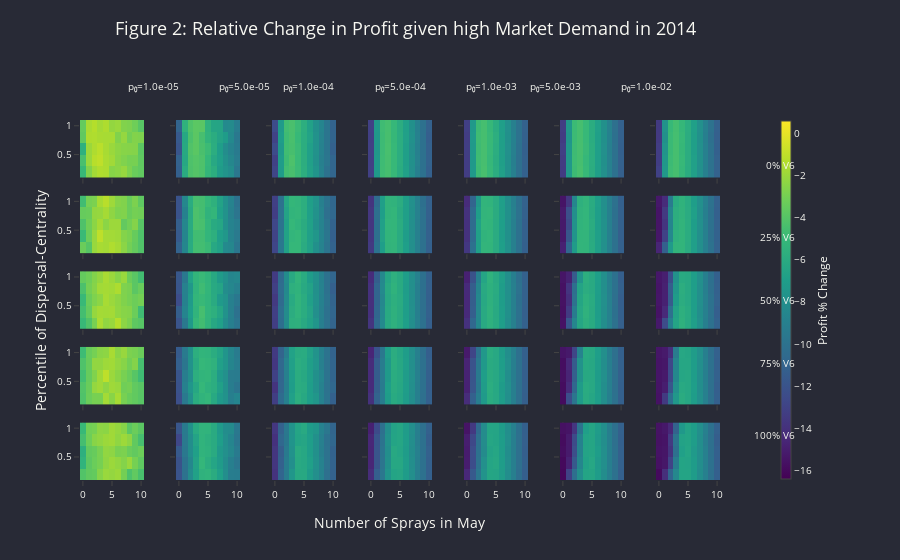

Notebook code for this chart:
### Code cell
import pandas as pd
import numpy as np
import plotly.graph_objects as go
from plotly.subplots import make_subplots

# Read and filter the data
file_name = '../data/processed/simulations/simulations.csv'
df_profit_all = pd.read_csv(file_name)

# Define parameters
year = 2014
market_demand = 'high'

# Filter data
df_profit_all = df_profit_all[
    (df_profit_all['Year'] == year) & 
    (df_profit_all['Market Demand'] == market_demand)
]

# Convert columns to appropriate types and create labels
df_profit_all['Quantile'] = df_profit_all['Quantile'].astype(str)
df_profit_all['V6_percent_label'] = (df_profit_all['V6 Percent'] * 100).astype(int).astype(str) + '% V6'
df_profit_all['initial_prob_label'] = 'p₀=' + df_profit_all['Initial Probability'].map('{:.1e}'.format)

# Get unique values and labels
unique_v6_percent = sorted(df_profit_all['V6 Percent'].unique())
unique_v6_labels = [f"{int(v6 * 100)}% V6" for v6 in unique_v6_percent]

unique_init_prob = sorted(df_profit_all['Initial Probability'].unique())
unique_init_prob_labels = [f"p₀={prob:.1e}" for prob in unique_init_prob]

# Define grid dimensions
n_rows = len(unique_v6_percent)
n_cols = len(unique_init_prob)

# Create subplot titles
subplot_titles = [''] * (n_rows * n_cols)

# Create figure with subplots
fig = make_subplots(
    rows=n_rows, 
    cols=n_cols,
    subplot_titles=subplot_titles,
    horizontal_spacing=0.05,
    vertical_spacing=0.05,
    shared_xaxes=True,
    shared_yaxes=True,
    specs=[[{'type': 'heatmap'} for _ in range(n_cols)] for _ in range(n_rows)]
)

# Get unique combinations
unique_combinations = df_profit_all[
    ['V6 Percent', 'V6_percent_label', 'Initial Probability', 'initial_prob_label']
].drop_duplicates()
unique_combinations = unique_combinations.sort_values(
    ['V6 Percent', 'Initial Probability'], 
    ascending=[True, True]
)

# Calculate global color scale limits
v_min = df_profit_all['Mean Profit Percent Change'].min()
v_max = df_profit_all['Mean Profit Percent Change'].max()

# Add heatmaps to subplots
for _, row_data in unique_combinations.iterrows():
    # Get labels and values
    v6_label = row_data['V6_percent_label']
    init_prob_label = row_data['initial_prob_label']
    v6_value = row_data['V6 Percent']

    # Filter data
    df_filtered = df_profit_all[
        (df_profit_all['V6_percent_label'] == v6_label) &
        (df_profit_all['initial_prob_label'] == init_prob_label)
    ]

    # Create pivot table
    pivot_profit = df_filtered.pivot_table(
        values='Mean Profit Percent Change',
        index='Quantile',
        columns='Sprays in May',
        aggfunc='mean'
    ).sort_index(axis=1)

    # Get axis labels
    x_labels = pivot_profit.columns.tolist()
    y_labels = pivot_profit.index.tolist()

    # Calculate subplot position
    v6_index = unique_v6_percent.index(v6_value)
    init_prob_index = unique_init_prob.index(row_data['Initial Probability'])
    row = v6_index + 1
    col = init_prob_index + 1

    # Add heatmap trace
    fig.add_trace(
        go.Heatmap(
            z=pivot_profit.values,
            x=x_labels,
            y=y_labels,
            colorscale='Viridis',
            zmin=v_min,
            zmax=v_max,
            coloraxis='coloraxis',
            showscale=False,
            xgap=0,
            ygap=0,
            hoverongaps=False
        ),
        row=row,
        col=col
    )

# Define color scheme
dracula_bg = '#282a36'
dracula_font = '#f8f8f2'

# Update layout
fig.update_layout(
    template=None,
    plot_bgcolor=dracula_bg,
    paper_bgcolor=dracula_bg,
    font=dict(
        color=dracula_font,
        size=10
    ),
    title=dict(
        text=f'Figure 2: Relative Change in Profit given {market_demand} Market Demand in {year}',
        font=dict(
            color=dracula_font,
            size=18
        ),
        x=0.45,
        y=0.96,
        xanchor='center',
        yanchor='top'
    ),
    margin=dict(
        l=80,
        r=180,
        t=120,
        b=80
    ),
    coloraxis=dict(
        colorscale='Viridis',
        cmin=v_min,
        cmax=v_max,
        colorbar=dict(
            title='Profit % Change',
            titleside='right',
            tickfont=dict(size=10),
            len=1.05,
            y=0.5,
            x=1.08,
            thickness=10
        )
    )
)

# Add column labels (Initial Probability)
for idx, init_prob_label in enumerate(unique_init_prob_labels):
    x_pos = (idx + 1 - 0.5) / n_cols
    fig.add_annotation(
        dict(
            text=init_prob_label,
            x=x_pos,
            y=1.12,
            xref="paper",
            yref="paper",
            showarrow=False,
            font=dict(
                size=10,
                color=dracula_font
            ),
            align='center'
        )
    )

# Add row labels (V6 Percentage)
for idx, v6_label in enumerate(unique_v6_labels):
    y_pos = 1 - ((idx + 1 - 0.5) / n_rows)
    fig.add_annotation(
        dict(
            text=v6_label,
            x=1.12,
            y=y_pos,
            textangle=0,
            xref="paper",
            yref="paper",
            showarrow=False,
            font=dict(
                size=10,
                color=dracula_font
            ),
            align='center'
        )
    )

# Add axis titles
fig.add_annotation(
    dict(
        text="Number of Sprays in May",
        x=0.5,
        y=-0.15,
        xref="paper",
        yref="paper",
        showarrow=False,
        font=dict(
            size=14,
            color=dracula_font
        ),
        align='center'
    )
)

fig.add_annotation(
    dict(
        text="Percentile of Dispersal-Centrality",
        x=-0.08,
        y=0.5,
        textangle=-90,
        xref="paper",
        yref="paper",
        showarrow=False,
        font=dict(
            size=14,
            color=dracula_font
        ),
        align='center'
    )
)

# Update hover template
fig.update_traces(
    hovertemplate=
    'Sprays in May: %{x}<br>' +
    'Percentile: %{y}<br>' +
    'Profit % Change: %{z:.2f}%<extra></extra>'
)

# Show figure
fig.show()
